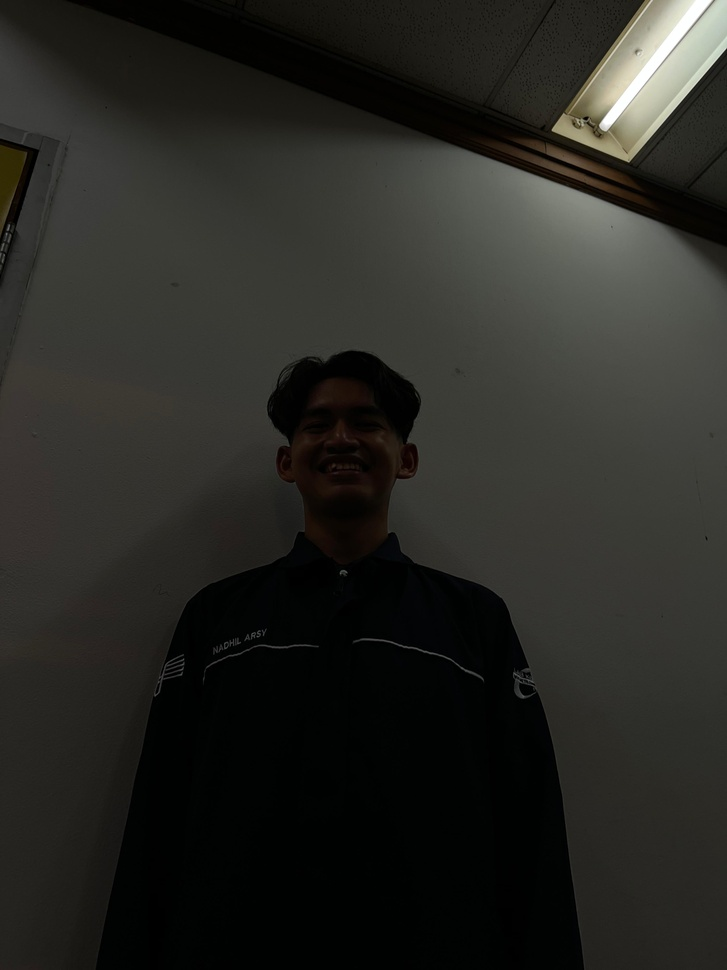
#> input picture gambar.jpg, 727 x 970 px, shrunk from 3024 x 4032 before the run
$ jupyter execute 'UTS NO 3.ipynb'
#> lines starting #> are read from the running program, lines starting #| are printed output that depends on the picture
## IMPORT LIBRARY

[cell 1]
# 202331303_Muhammad Nadhil Arsy Al-Wafi
import cv2
import numpy as np
import matplotlib.pyplot as plt

## Baca gambar asli

[cell 2]
# 202331303_Muhammad Nadhil Arsy Al-Wafi
# Membaca gambar
img1 = cv2.imread('gambar.jpg')
#> img1 is the input picture: shape (970, 727, 3); mean B, G, R 35.7, 40.1, 40
img2 = cv2.imread('info3.jpg')
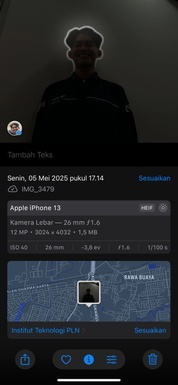
#> input picture info3.jpg, 178 x 385 px, shrunk from 739 x 1600 before the run
#> img2 is the input picture: shape (385, 178, 3); mean B, G, R 39.1, 36.4, 33.4

# Mengonversi warna BGR ke RGB
img1_rgb = cv2.cvtColor(img1, cv2.COLOR_BGR2RGB)
img2_rgb = cv2.cvtColor(img2, cv2.COLOR_BGR2RGB)

# Membuat subplot
fig, axs = plt.subplots(1, 2, figsize=(12, 8))

# Menampilkan gambar pertama
axs[0].imshow(img1_rgb)
axs[0].axis('off')

# Menampilkan gambar kedua
axs[1].imshow(img2_rgb)
axs[1].axis('off')

plt.show()
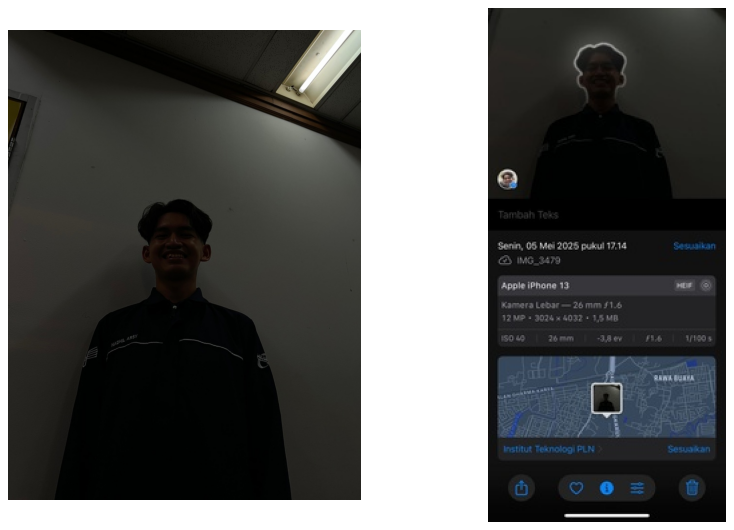
#> figure drawn by matplotlib, 2 panels

## KONVERSI KE GRAYSCALE

[cell 3]
# 202331303_Muhammad Nadhil Arsy Al-Wafi
gray = cv2.cvtColor(img1, cv2.COLOR_BGR2GRAY)

# Tampilkan gambar asli dan grayscale
plt.figure(figsize=(10, 5))
plt.subplot(1, 2, 1)
plt.imshow(cv2.cvtColor(img1, cv2.COLOR_BGR2RGB))
plt.title('Gambar Asli')
plt.subplot(1, 2, 2)
plt.imshow(gray, cmap='gray')
plt.title('Gambar Gray')
plt.tight_layout()
plt.show()
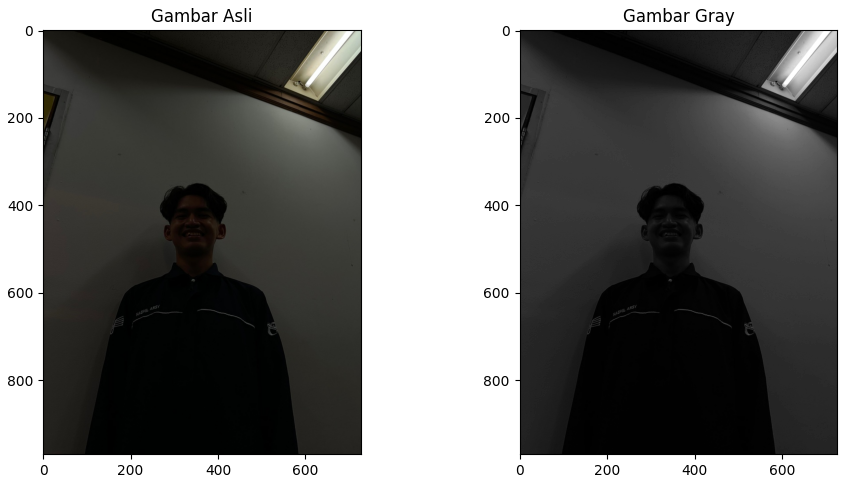
#> figure drawn by matplotlib, 2 panels

## MACAM-MACAM METODE

[cell 4]
# 202331303_Muhammad Nadhil Arsy Al-Wafi
# Metode 1: Histogram Equalization sederhana
equ = cv2.equalizeHist(gray)
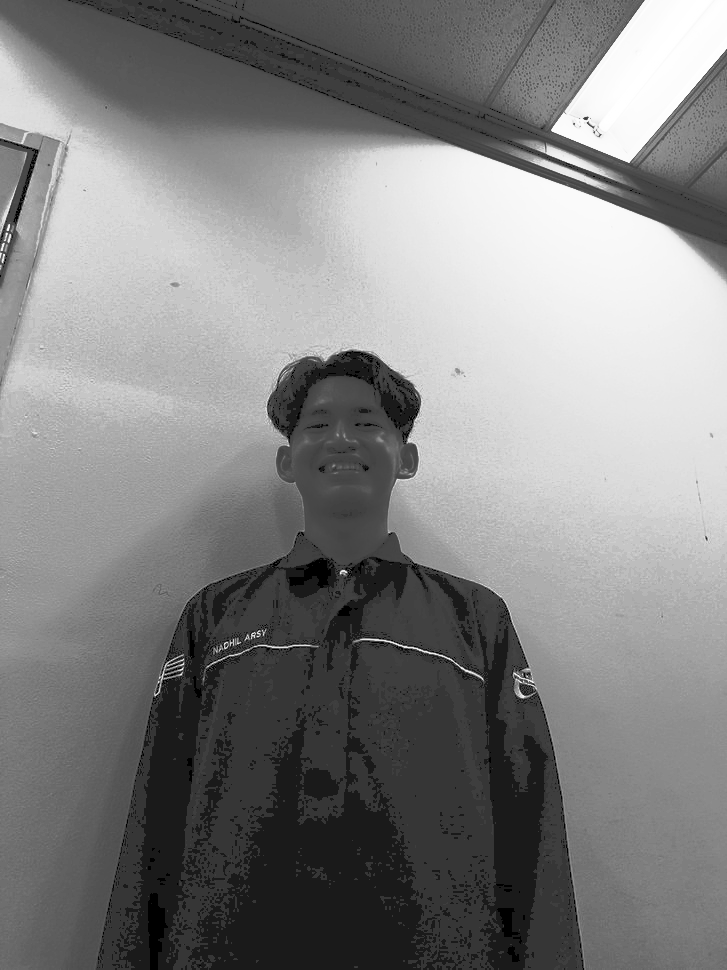
#> equ: shape (970, 727); min 0, max 255, mean 131

# Metode 2: CLAHE (Contrast Limited Adaptive Histogram Equalization)
clahe = cv2.createCLAHE(clipLimit=2.0, tileGridSize=(8,8))
enhanced_clahe = clahe.apply(gray)
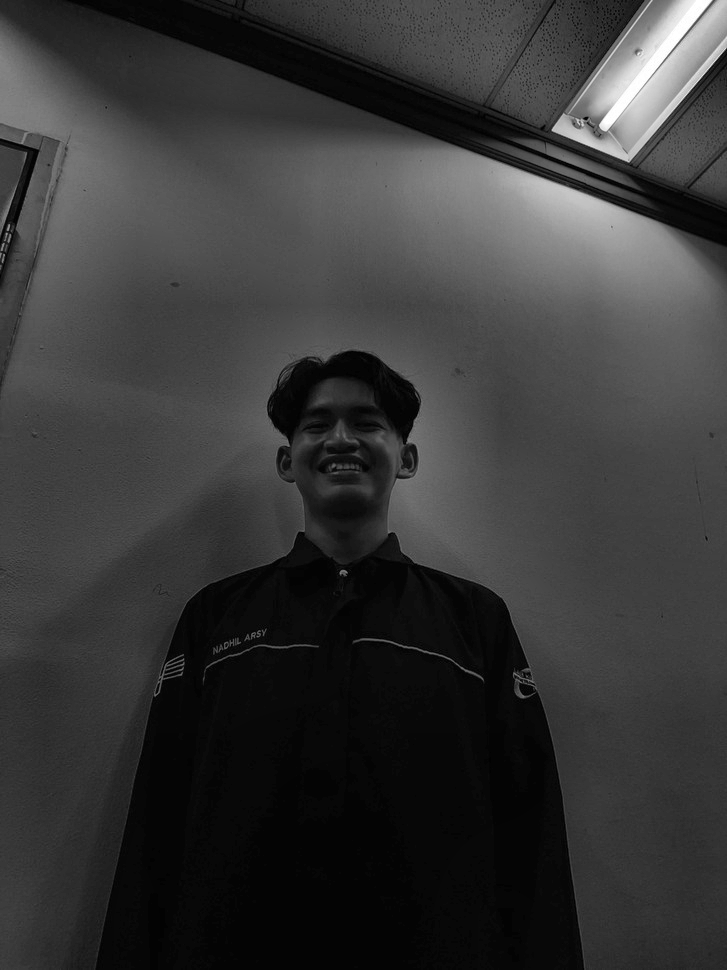
#> enhanced_clahe: shape (970, 727); min 0, max 255, mean 55.6

# Metode 3: Gamma correction
def adjust_gamma(image, gamma=1.0):
#> called with gamma = 1.5
    invGamma = 1.0 / gamma
    table = np.array([((i / 255.0) ** invGamma) * 255 for i in np.arange(0, 256)]).astype("uint8")
    return cv2.LUT(image, table)
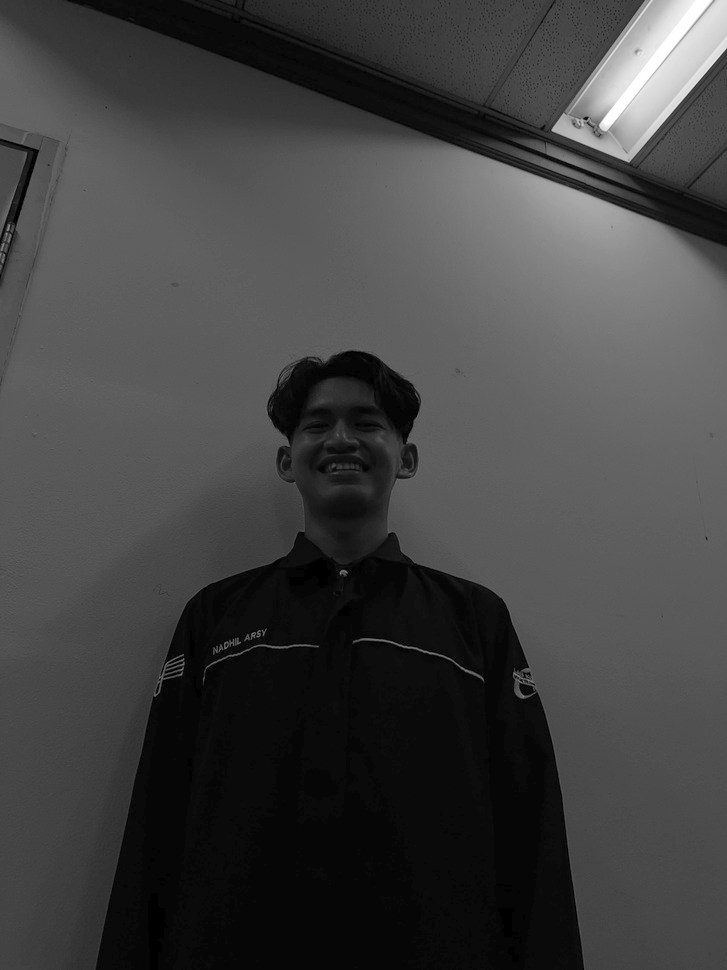
#> returned value: shape (970, 727); min 0, max 255, mean 65.9

gamma_corrected = adjust_gamma(gray, gamma=1.5)  # Nilai gamma > 1 untuk meningkatkan brightness area gelap

[cell 5]
# Metode 4: Blending hasil untuk mendapatkan hasil optimal
alpha = 0.7
beta = 0.3
blended = cv2.addWeighted(equ, alpha, enhanced_clahe, beta, 0)
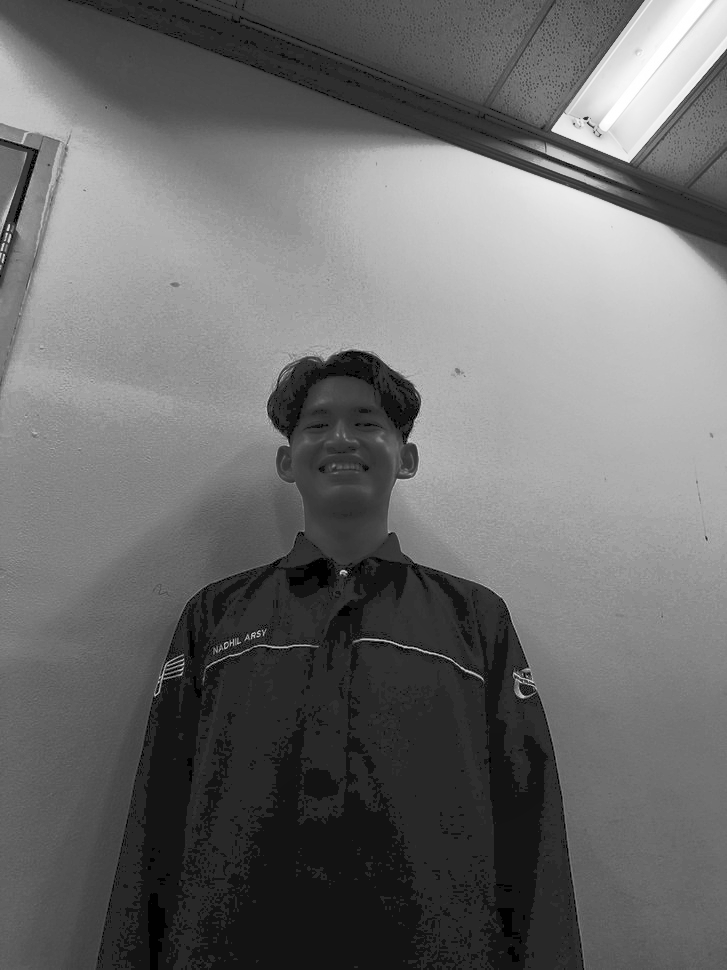
#> blended: shape (970, 727); min 0, max 255, mean 108.4

## Tampilkan hasil semua metode perbaikan

[cell 6]
# 202331303_Muhammad Nadhil Arsy Al-Wafi
plt.figure(figsize=(15, 10))

plt.subplot(2, 3, 1)
plt.imshow(cv2.cvtColor(img1, cv2.COLOR_BGR2RGB))
plt.title('Gambar Asli')

plt.subplot(2, 3, 2)
plt.imshow(gray, cmap='gray')
plt.title('Gambar Gray')

plt.subplot(2, 3, 3)
plt.imshow(equ, cmap='gray')
plt.title('Gambar Gray yang Dipercerah')

plt.subplot(2, 3, 4)
plt.imshow(enhanced_clahe, cmap='gray')
plt.title('Gambar Gray yang diperkontras')

plt.subplot(2, 3, 5)
plt.imshow(gamma_corrected, cmap='gray')
plt.title('Gamma Correction')

plt.subplot(2, 3, 6)
plt.imshow(blended, cmap='gray')
plt.title('Gambar Gray yang dipercerah dan diperkontras)')

plt.tight_layout()
plt.show()

## PERBANDINGAN

[cell 7]
# 202331303_Muhammad Nadhil Arsy Al-Wafi
# Bandingkan profil wajah antara gambar asli dan hasil perbaikan
# Crop bagian wajah untuk perbandingan detail
def get_face_region(image):
    # Ini adalah contoh sederhana, dalam praktiknya bisa menggunakan face detection
    height, width = image.shape[:2]
#> height = 970; width = 727
    center_x, center_y = width // 2, height // 2
#> center_x = 363; center_y = 485
    face_width, face_height = width // 3, height // 3
#> face_width = 242; face_height = 323
    left = center_x - face_width // 2
#> left = 242
    top = center_y - face_height // 2
#> top = 324
    right = center_x + face_width // 2
#> right = 484
    bottom = center_y + face_height // 2
#> bottom = 646
    return image[top:bottom, left:right]
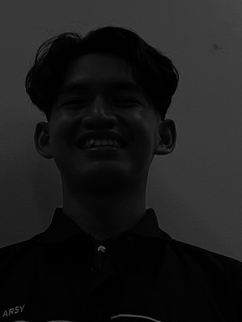
#> returned value: shape (322, 242); min 0, max 91, mean 27.2

face_original = get_face_region(gray)
face_enhanced = get_face_region(blended)
#> in get_face_region (call 2), `return image[top:bottom, left:right]`:
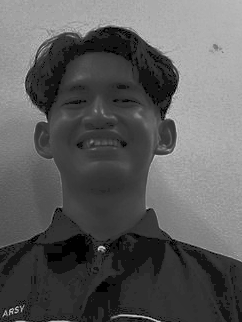
#> returned value: shape (322, 242); min 1, max 209, mean 92.5

plt.figure(figsize=(10, 5))
plt.subplot(1, 2, 1)
plt.imshow(face_original, cmap='gray')
plt.title('Wajah (Original)')
plt.subplot(1, 2, 2)
plt.imshow(face_enhanced, cmap='gray')
plt.title('Wajah (Enhanced)')
plt.tight_layout()
plt.show()

## Plot histogram sebelum dan sesudah untuk analisis

[cell 8]
# 202331303_Muhammad Nadhil Arsy Al-Wafi
plt.figure(figsize=(10, 5))

plt.subplot(1, 2, 1)
plt.hist(gray.ravel(), 256, [0, 256], color='gray')
plt.title('Histogram - Original Grayscale')

plt.subplot(1, 2, 2)
plt.hist(blended.ravel(), 256, [0, 256], color='gray')
plt.title('Histogram - Enhanced Image')

plt.tight_layout()
plt.show()
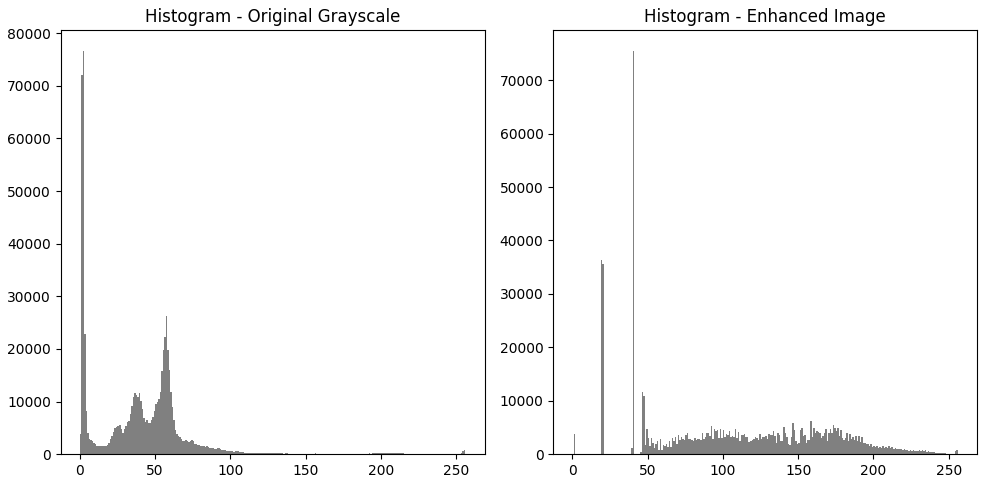
#> figure drawn by matplotlib, 2 panels; panel 1: tallest bar 76688 high, from x = 2 to 3; panel 2: tallest bar 75533 high, from x = 40 to 41
